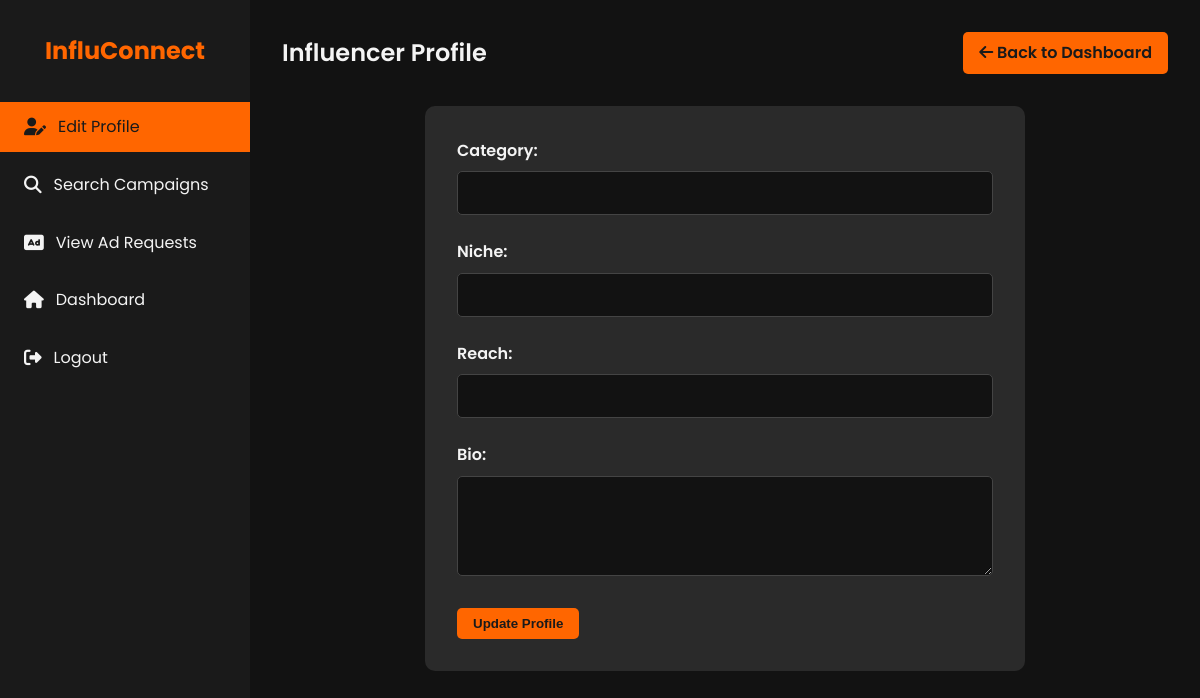
The app's page /influencer/profile (signed in), older data.
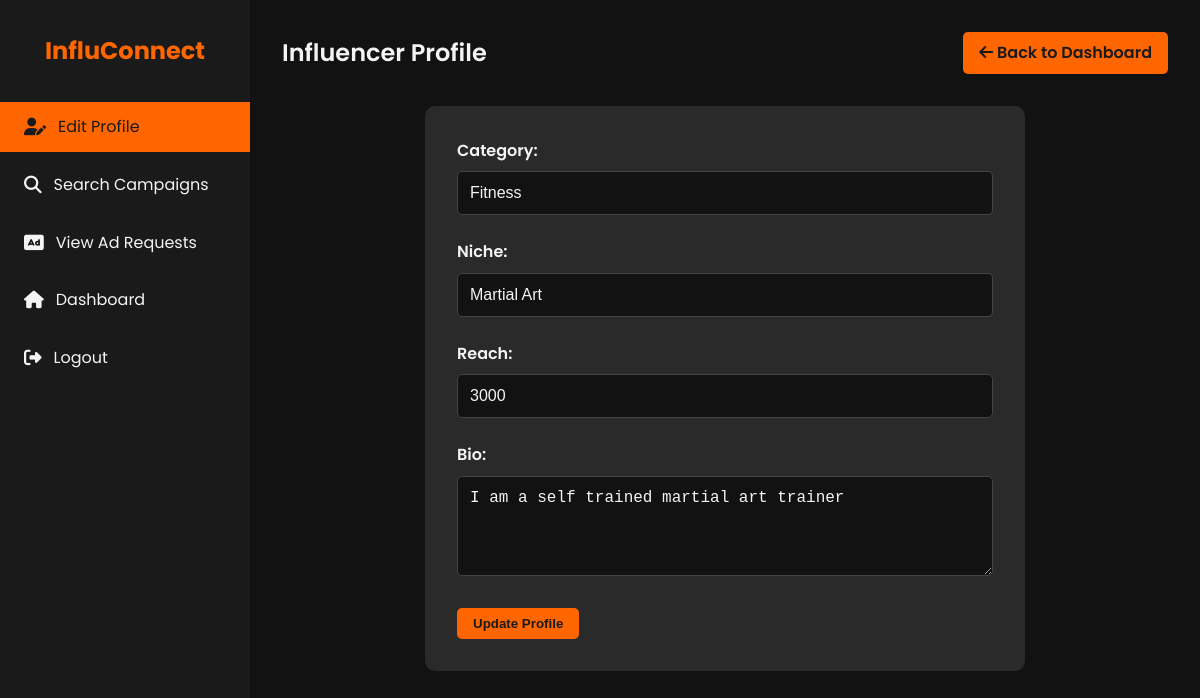
The same page, newer data.
### models.py (models this page shows, shortened)
class Influencer(db.Model):
    id = db.Column(db.Integer, primary_key=True)
    user_id = db.Column(db.Integer, db.ForeignKey('user.id'), nullable=False)
    category = db.Column(db.String(120))
    niche = db.Column(db.String(120))
    is_flagged = db.Column(db.Boolean, default=False)
    reach = db.Column(db.Integer)
    bio = db.Column(db.Text)
    user = db.relationship('User', backref=db.backref('influencers', lazy=True))

### app.py (the view, shortened to what this page needs)
    @app.route('/influencer/profile', methods=['GET', 'POST'])
    @login_required
    @influencer_required
    def influencer_profile():
        influencer = Influencer.query.filter_by(user_id=current_user.id).first()
        if not influencer:
            flash('Influencer profile not found.', 'error')
            return redirect(url_for('home'))
        return render_template('influencer_profile.html', influencer=influencer)

### templates/influencer_profile.html (shortened to what this page needs)
<!DOCTYPE html>
<html lang="en">
<head>
    <link rel="stylesheet" href="https://cdnjs.cloudflare.com/ajax/libs/font-awesome/6.1.1/css/all.min.css">
</head>
<body>
    <div class="dashboard">
        <aside class="sidebar">
            <div class="logo">
                <h1>InfluConnect</h1>
            </div>
            <nav>
                <ul class="nav-menu">
                    <li class="nav-item">
                        <a href="{{ url_for('influencer_profile') }}" class="nav-link active">
                            <i class="fas fa-user-edit"></i> Edit Profile
                        </a>
                    </li>
                    <li class="nav-item">
                        <a href="{{ url_for('search_campaigns') }}" class="nav-link">
                            <i class="fas fa-search"></i> Search Campaigns
                        </a>
                    </li>
                    <li class="nav-item">
                        <a href="{{ url_for('influencer_ad_requests') }}" class="nav-link">
                            <i class="fas fa-ad"></i> View Ad Requests
                        </a>
                    </li>
                    <li class="nav-item">
                        <a href="{{ url_for('influencer') }}" class="nav-link">
                            <i class="fas fa-home"></i> Dashboard
                        </a>
                    </li>
                    <li class="nav-item">
                        <a href="{{ url_for('logout') }}" class="nav-link">
                            <i class="fas fa-sign-out-alt"></i> Logout
                        </a>
                    </li>
                </ul>
            </nav>
        </aside>
        <main class="main-content">
            <header class="header">
                <h1 class="welcome-text">Influencer Profile</h1>
                <a href="{{ url_for('influencer') }}" class="btn">
                    <i class="fas fa-arrow-left"></i> Back to Dashboard
                </a>
            </header>
            <form action="{{ url_for('influencer_profile') }}" method="post" class="profile-form">
                <div class="form-group">
                    <label for="category">Category:</label>
                    <input type="text" id="category" name="category" value="{{ influencer.category or '' }}" class="form-control">
                </div>
                <div class="form-group">
                    <label for="niche">Niche:</label>
                    <input type="text" id="niche" name="niche" value="{{ influencer.niche or '' }}" class="form-control">
                </div>
                <div class="form-group">
                    <label for="reach">Reach:</label>
                    <input type="number" id="reach" name="reach" value="{{ influencer.reach or '' }}" class="form-control">
                </div>
                <div class="form-group">
                    <label for="bio">Bio:</label>
                    <textarea id="bio" name="bio" rows="4" class="form-control">{{ influencer.bio or '' }}</textarea>
                </div>
                <button type="submit" class="btn">Update Profile</button>
            </form>
        </main>
    </div>
</body>
</html>

Row changes from the older to the newer data that the page shows:
now on this page (row edited): Influencer: category "Fitness", niche "Martial Art", reach "3000", bio "I am a self trained martial art trainer"
